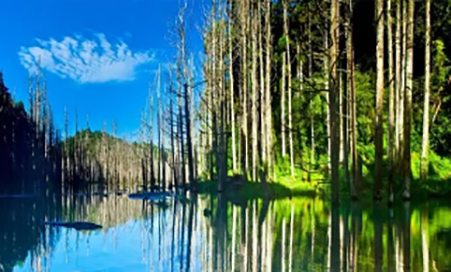
#> input picture opencv_learn/image/001.jpg, 451 x 272 px, given in place of 20191225191407.jpg, which was not available
$ python opencv_demo5.py
#> lines starting #> are read from the running program, lines starting #| are printed output that depends on the picture; after the words box and inside, x2 and y2 are one past the last pixel; in counts of white or black regions, pixels touching at a corner belong together; pictures that were not available may be replaced by others from this repository, and a replacement may not be noted
# -*- coding: utf-8 -*-
"""
阈值分割
目标：
1.使用固定阈值、自适应阈值和Otsu阈值法”二值化”图像
2.OpenCV函数：cv2.threshold(), cv2.adaptiveThreshold()

"""
import numpy as np
import matplotlib.pyplot as plt

import cv2


def getshape():
    img = cv2.imread(r'F:\dd\20191225191407.jpg', 0)
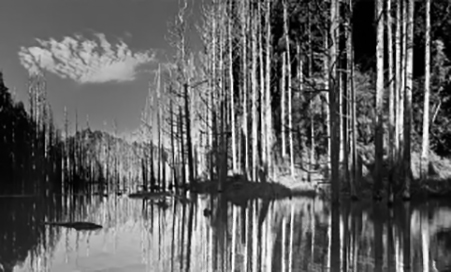
#> img: shape (272, 451); min 0, max 255, mean 97.5
    # 阈值分割
    # cv2.threshold()需要传入4个参数
    # 1. 原图，一般是灰度图
    # 2. 设定的阈值
    # 3. 最大阈值，一般为255
    # 4. 阈值的方式，主要有5种
    ret, th = cv2.threshold(img, 100, 255, cv2.THRESH_BINARY)
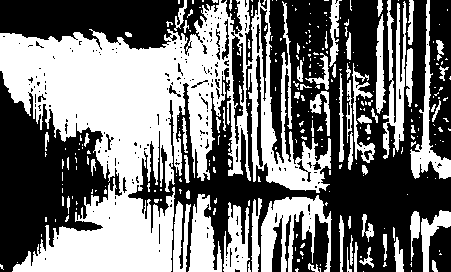
#> th: shape (272, 451); 46.1% white; 281 white regions (214 under 20 px), largest, box (x1, y1, x2, y2) and area: (0, 0, 331, 272) 38297, (261, 195, 332, 272) 2687, (383, 0, 407, 159) 1732
    # cv2.namedWindow("thresh", cv2.WINDOW_NORMAL)
    # cv2.resizeWindow("thresh", 600, 450)
    cv2.imshow("img", img)
    cv2.imshow("thresh", th)
    cv2.waitKey(0)


# 固定阈值分割
# [52 lines left out: functions threshold, adaptiveThreshold, not called in this run]


if __name__ == "__main__":
    getshape()

$ run again, on opencv_learn/image/fadou.jpg
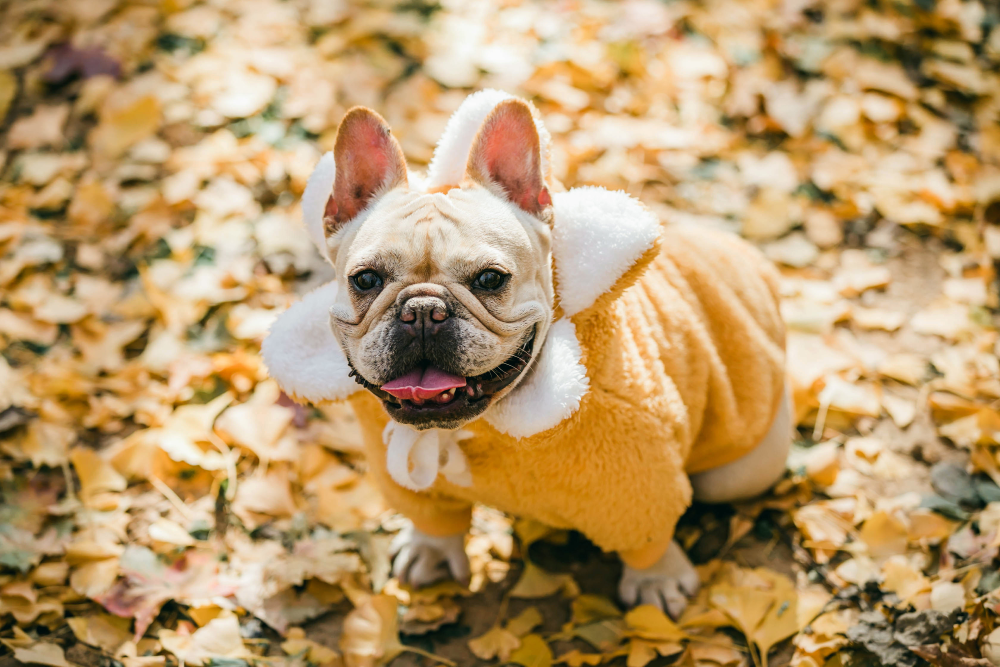
#> input picture opencv_learn/image/fadou.jpg, 3000 x 2000 px, given in place of 20191225191407.jpg, which was not available (shown at 1/3 size)
#> in getshape, `img = cv2.imread(r'F:\dd\20191225191407.jpg', 0)`:
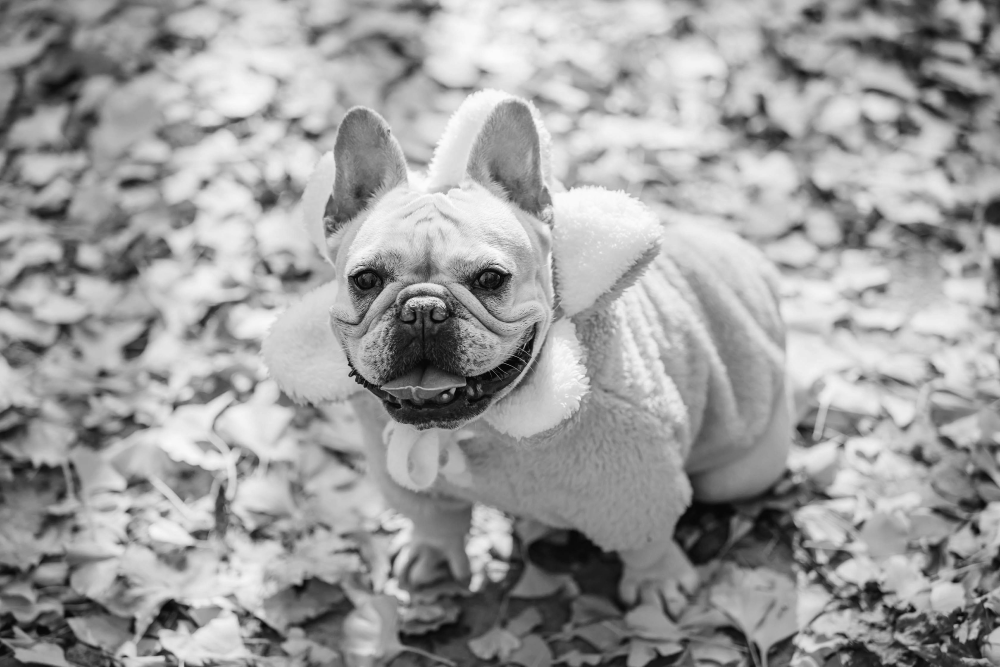
#> img: shape (2000, 3000) (shown at 1/3 size); min 0, max 255, mean 157.9
#> in getshape, `ret, th = cv2.threshold(img, 100, 255, cv2.THRESH_BINARY)`:
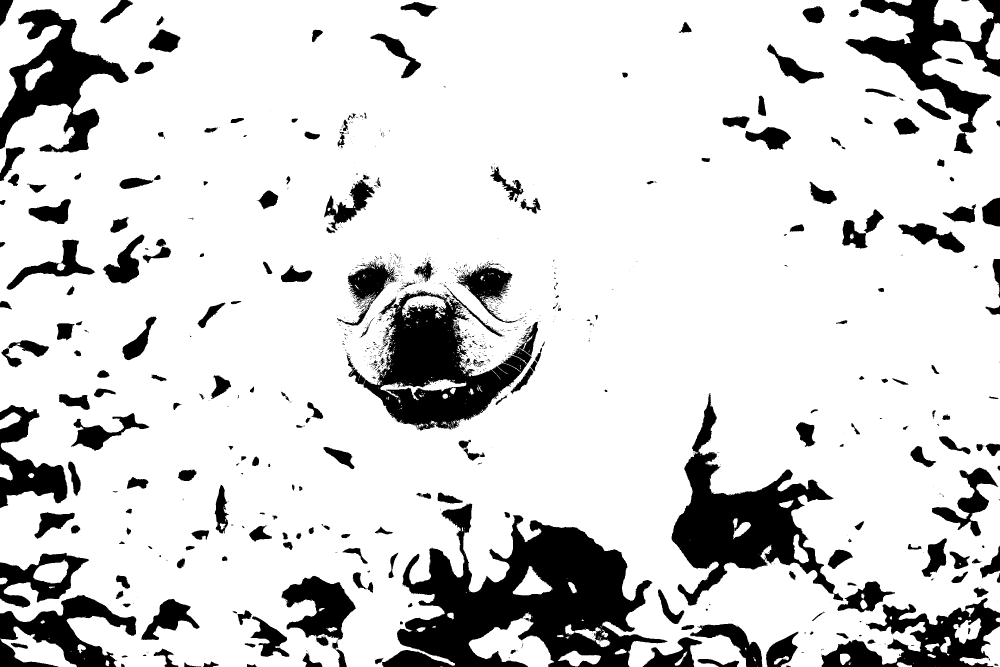
#> th: shape (2000, 3000) (shown at 1/3 size); 83.5% white; 1291 black regions (982 under 20 px), largest, box (x1, y1, x2, y2) and area: (1146, 1511, 2004, 2000) 197953, (2014, 1179, 2530, 1817) 102845, (1045, 864, 1581, 1292) 96249
